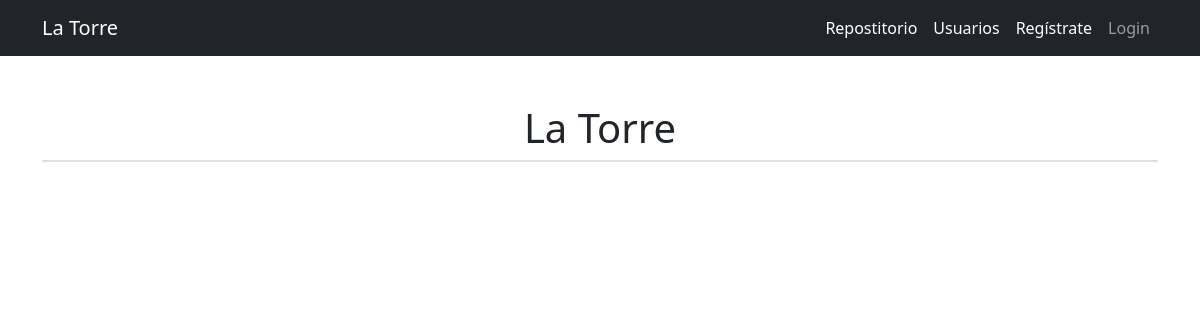
Before: / with the older database file.
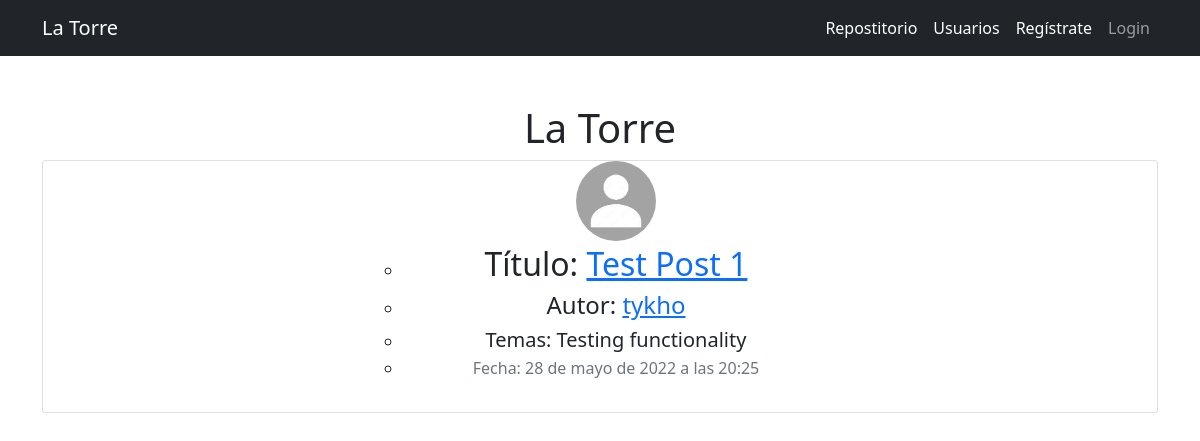
After: the same page with the newer database file.
### blog/models.py (models this page shows, shortened)
class Post(models.Model):
    title = models.CharField(max_length=100)
    author = models.ForeignKey(User, on_delete=models.CASCADE)
    topic = models.CharField(max_length=200)
    date_posted = models.DateTimeField(default=timezone.now)
    content = models.TextField()

### users/models.py (models this page shows, shortened)
class Profile(models.Model):
    usuario = models.OneToOneField(User, on_delete=models.CASCADE)
    nombre_usuario = models.CharField(max_length=60)
    email = models.EmailField()
    fecha_registro = models.DateTimeField(default=timezone.now)
    foto_perfil = models.ImageField(default='default.jpg',
                                    upload_to='profile-pics')

### blog/views.py (the view)
# urls.py: path('', views.BlogIndex.as_view(), name='Blog-Index'),
class BlogIndex(ListView):
    model = Post
    template_name = 'blog/blog-index.html'
    ordering = ('-date_posted',)
    extra_context = {
        'title': "Inicio",
    }

### blog/templates/blog/blog-index.html
{% extends 'blog/base.html' %}
{% block content %}
        <h1>La Torre</h1>
        <ul class="card">
          {% for post in post_list %}
          <div class="media">
            <a href="{{ post.author.profile.foto_perfil.url }}" target="_blank">
              <img class="rounded-circle account-img" style="height: 80px; width: 80px" src="{{ post.author.profile.foto_perfil.url }}">
            </a>
          </div>
          <ul class="container col col-5 mb-3 mt-1">
            <li><h2>Título: <a href="{% url 'Post-Detail' post.id %}">{{ post.title }}</a></h2></li>
            <li><h4 class="mt-2 mb-1">Autor: <a href="{% url 'Userdetail' post.author.pk %}" target="_blank">{{ post.author }}</a></h4></li>
            <li><h5 class="mt-2 mb-1">Temas: {{ post.topic }}</h5></li>
            <li><p class="text-secondary mb-3">Fecha: {{ post.date_posted }}</p></li>
          </ul>
          {% endfor %}
        </ul>
{% endblock content %}

Changed rows visible on the page:
added Post: author.profile.foto_perfil (placeholder picture), title "Test Post 1", author "tykho", topic "Testing functionality", date_posted "28 de mayo de 2022 a las 20:25"
